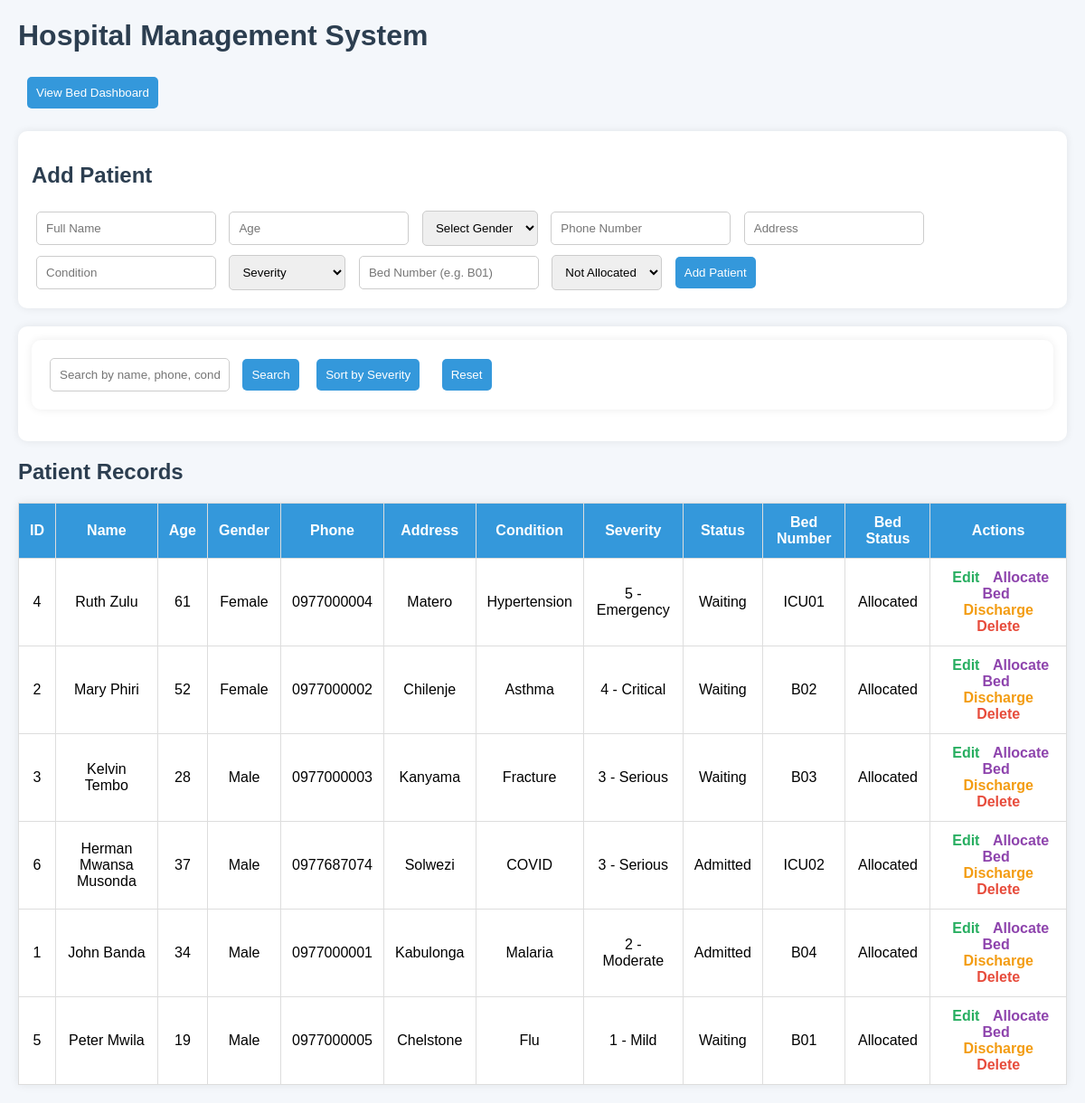
/sort, run on the app's committed database.
### tables this page shows
CREATE TABLE patients (
        id INTEGER PRIMARY KEY AUTOINCREMENT,
        name TEXT NOT NULL,
        age INTEGER NOT NULL,
        gender TEXT NOT NULL,
        phone TEXT NOT NULL,
        address TEXT NOT NULL,
        condition TEXT NOT NULL,
        severity INTEGER NOT NULL,
        status TEXT NOT NULL,
        bed_number TEXT,
        bed_status TEXT
    );

### app.py (the view)
@app.route('/sort', methods=['GET'])
def sort():
    patients = sort_by_severity()
    return render_template('index.html', patients=patients, severity_label=severity_label)

### app.py (called while the page is built)
def severity_label(severity):
    severity = int(severity)
    labels = {
        1: "1 - Mild",
        2: "2 - Moderate",
        3: "3 - Serious",
        4: "4 - Critical",
        5: "5 - Emergency"
    }
    return labels.get(severity, str(severity))

### database.py (called while the page is built)
def get_connection():
    conn = sqlite3.connect(DB_NAME)
    conn.row_factory = sqlite3.Row
    return conn

def sort_by_severity():
    conn = get_connection()
    cursor = conn.cursor()
    cursor.execute("SELECT * FROM patients")
    patients = cursor.fetchall()
    conn.close()
    patients = [dict(patient) for patient in patients]
    for i in range(1, len(patients)):
        key = patients[i]
        j = i - 1
        while j >= 0 and int(patients[j]["severity"]) < int(key["severity"]):
            patients[j + 1] = patients[j]
            j -= 1
        patients[j + 1] = key
    return patients

### templates/index.html (shortened to what this page needs)
<!DOCTYPE html>
<html lang="en">
<head>
</head>
<body>
    <h1>Hospital Management System</h1>
    <div class="top-actions">
        <a href="/beds"><button type="button">View Bed Dashboard</button></a>
    </div>
    <form action="/add" method="POST">
        <h2>Add Patient</h2>
        <input type="text" name="name" placeholder="Full Name" required>
        <input type="number" name="age" placeholder="Age" required>
        <select name="gender" required>
            <option value="">Select Gender</option>
        </select>
        <input type="text" name="phone" placeholder="Phone Number" required>
        <input type="text" name="address" placeholder="Address" required>
        <input type="text" name="condition" placeholder="Condition" required>
        <select name="severity" required>
            <option value="">Severity</option>
        </select>
        <input type="text" name="bed_number" placeholder="Bed Number (e.g. B01)">
        <select name="bed_status">
            <option value="Not Allocated">Not Allocated</option>
        </select>
        <button type="submit">Add Patient</button>
    </form>
    <div class="search-box">
        <form action="/search" method="GET">
            <input type="text" name="keyword" placeholder="Search by name, phone, condition, gender, bed number">
            <button type="submit">Search</button>
            <a href="/sort"><button type="button">Sort by Severity</button></a>
            <a href="/"><button type="button">Reset</button></a>
        </form>
    </div>
    <h2>Patient Records</h2>
    <table>
        <tr>
            <th>ID</th>
            <th>Name</th>
            <th>Age</th>
            <th>Gender</th>
            <th>Phone</th>
            <th>Address</th>
            <th>Condition</th>
            <th>Severity</th>
            <th>Status</th>
            <th>Bed Number</th>
            <th>Bed Status</th>
            <th>Actions</th>
        </tr>
        {% for patient in patients %}
        <tr>
            <td>{{ patient.id }}</td>
            <td>{{ patient.name }}</td>
            <td>{{ patient.age }}</td>
            <td>{{ patient.gender }}</td>
            <td>{{ patient.phone }}</td>
            <td>{{ patient.address }}</td>
            <td>{{ patient.condition }}</td>
            <td>{{ severity_label(patient.severity) }}</td>
            <td>{{ patient.status }}</td>
            <td>{{ patient.bed_number }}</td>
            <td>{{ patient.bed_status }}</td>
            <td>
                <a class="edit-link" href="/edit/{{ patient.id }}">Edit</a>
                <a class="bed-link" href="/allocate-bed/{{ patient.id }}">Allocate Bed</a>
                {% if patient.status != 'Discharged' %}
                <a class="discharge-link" href="/discharge/{{ patient.id }}" onclick="return confirm('Discharge this patient?')">Discharge</a>
                {% endif %}
                <a class="delete-link" href="/delete/{{ patient.id }}" onclick="return confirm('Delete this patient record completely?')">Delete</a>
            </td>
        </tr>
        {% endfor %}
    </table>
</body>
</html>

### templates/index.html (style rules this page uses)
body { font-family: Arial, sans-serif; margin: 20px; background: #f4f7fb; }
h1, h2 { color: #2c3e50; }
form, .search-box { background: white; padding: 15px; border-radius: 10px; margin-bottom: 20px; box-shadow: 0 0 10px rgba(0,0,0,0.08); }
input, select, button { margin: 5px; padding: 10px; border-radius: 5px; border: 1px solid #ccc; }
button { background: #3498db; color: white; border: none; cursor: pointer; }
table { width: 100%; border-collapse: collapse; background: white; box-shadow: 0 0 10px rgba(0,0,0,0.08); }
th, td { padding: 12px; border: 1px solid #ddd; text-align: center; }
th { background: #3498db; color: white; }
a { text-decoration: none; margin: 0 5px; font-weight: bold; }
.edit-link { color: #27ae60; }
.delete-link { color: #e74c3c; }
.discharge-link { color: #f39c12; }
.bed-link { color: #8e44ad; }
.top-actions { margin-bottom: 20px; }

### data on the page
patients: id "4", name "Ruth Zulu", age "61", gender "Female", phone "0977000004", address "Matero", condition "Hypertension", severity "5 - Emergency", status "Waiting", bed_number "ICU01", bed_status "Allocated"
patients: id "2", name "Mary Phiri", age "52", gender "Female", phone "0977000002", address "Chilenje", condition "Asthma", severity "4 - Critical", status "Waiting", bed_number "B02", bed_status "Allocated"
patients: id "3", name "Kelvin Tembo", age "28", gender "Male", phone "0977000003", address "Kanyama", condition "Fracture", severity "3 - Serious", status "Waiting", bed_number "B03", bed_status "Allocated"
patients: id "6", name "Herman Mwansa Musonda", age "37", gender "Male", phone "0977687074", address "Solwezi", condition "COVID", severity "3 - Serious", status "Admitted", bed_number "ICU02", bed_status "Allocated"
patients: id "1", name "John Banda", age "34", gender "Male", phone "0977000001", address "Kabulonga", condition "Malaria", severity "2 - Moderate", status "Admitted", bed_number "B04", bed_status "Allocated"
patients: id "5", name "Peter Mwila", age "19", gender "Male", phone "0977000005", address "Chelstone", condition "Flu", severity "1 - Mild", status "Waiting", bed_number "B01", bed_status "Allocated"
